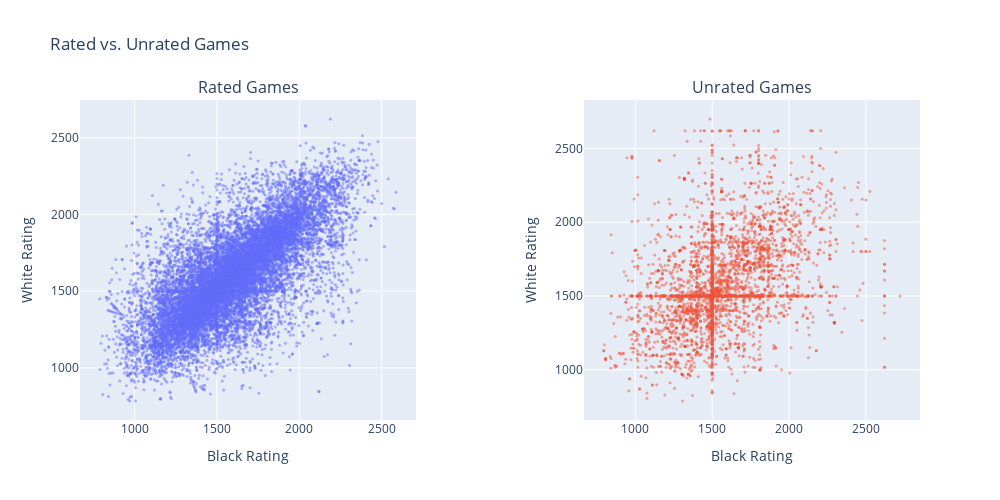

Write notebook code for a chart like this one.
### Markdown cell above
---
### **Scatter Plot of Rated vs. Unrated Chess Games**

This visualization compares **Rated Games** and **Unrated Games** by plotting the **Black Rating** against the **White Rating** in two side-by-side scatter plots.

#### **Key Observations**:
1. **Rated Games**:
   - Ratings are more clustered, particularly in higher Elo ranges, indicating competitive matchmaking between similarly skilled players.
   - This reflects the structured nature of rated games, where the system likely enforces tighter rating brackets.

2. **Unrated Games**:
   - Ratings are more spread out, showing games between players with diverse skill levels.
   - The broader distribution suggests that unrated games are more casual, often played without strict pairing rules.

#### **Insights**:
- **Rated games** highlight a competitive environment with tighter matchmaking.
- **Unrated games** exhibit more variability, offering insights into casual or exploratory gameplay behavior.
- This visualization provides a clear distinction between the dynamics of rated and unrated games.

### Code cell
# Scatter: Rated vs. Unrated Games

df = CSV.copy()

# Divide the dataset into rated and unrated games
rated_games = df[df['rated'] == True]
unrated_games = df[df['rated'] == False]

# Create subplots
fig = make_subplots(
    rows=1, cols=2, 
    subplot_titles=("Rated Games", "Unrated Games"),  # Titles for the subplots
    horizontal_spacing=0.2
)

# Scatter plot for rated games
fig.add_trace(
    go.Scatter(
        x=rated_games['black_rating'],
        y=rated_games['white_rating'],
        mode='markers',
        marker=dict(size=3, opacity=0.5),  # Default color is used
        name="Rated"
    ),
    row=1, col=1
)

# Scatter plot for unrated games
fig.add_trace(
    go.Scatter(
        x=unrated_games['black_rating'],
        y=unrated_games['white_rating'],
        mode='markers',
        marker=dict(size=3, opacity=0.5),  # Default color is used
        name="Unrated"
    ),
    row=1, col=2
)

# Update layout
fig.update_layout(
    title_text="Rated vs. Unrated Games",
    width=1000, height=500,
    xaxis_title="Black Rating",
    yaxis_title="White Rating",
    showlegend=False  # Hide legends
)

# Update axes titles for each subplot
fig.update_xaxes(title_text="Black Rating", row=1, col=1)
fig.update_xaxes(title_text="Black Rating", row=1, col=2)
fig.update_yaxes(title_text="White Rating", row=1, col=1)
fig.update_yaxes(title_text="White Rating", row=1, col=2)

# Show the plot
fig.show()

### Figure 1 — Plotly figure (JSON) as saved in the notebook; plotly's stock layout.template omitted (floating-point values rounded to 4 significant figures; data arrays with more than 128 entries replaced by an {"elided": "..."} marker saying what was removed)
{"data": [{"marker": {"opacity": 0.5, "size": 3}, "mode": "markers", "name": "Rated", "type": "scatter", "x": {"elided": "16155 int values"}, "xaxis": "x", "y": {"elided": "16155 int values"}, "yaxis": "y"}, {"marker": {"opacity": 0.5, "size": 3}, "mode": "markers", "name": "Unrated", "type": "scatter", "x": {"elided": "3903 int values"}, "xaxis": "x2", "y": {"elided": "3903 int values"}, "yaxis": "y2"}], "layout": {"annotations": [{"font": {"size": 16}, "showarrow": false, "text": "Rated Games", "x": 0.2, "xanchor": "center", "xref": "paper", "y": 1, "yanchor": "bottom", "yref": "paper"}, {"font": {"size": 16}, "showarrow": false, "text": "Unrated Games", "x": 0.8, "xanchor": "center", "xref": "paper", "y": 1, "yanchor": "bottom", "yref": "paper"}], "height": 500, "showlegend": false, "title": {"text": "Rated vs. Unrated Games"}, "width": 1000, "xaxis": {"anchor": "y", "domain": [0, 0.4], "title": {"text": "Black Rating"}}, "xaxis2": {"anchor": "y2", "domain": [0.6, 1], "title": {"text": "Black Rating"}}, "yaxis": {"anchor": "x", "domain": [0, 1], "title": {"text": "White Rating"}}, "yaxis2": {"anchor": "x2", "domain": [0, 1], "title": {"text": "White Rating"}}}}
